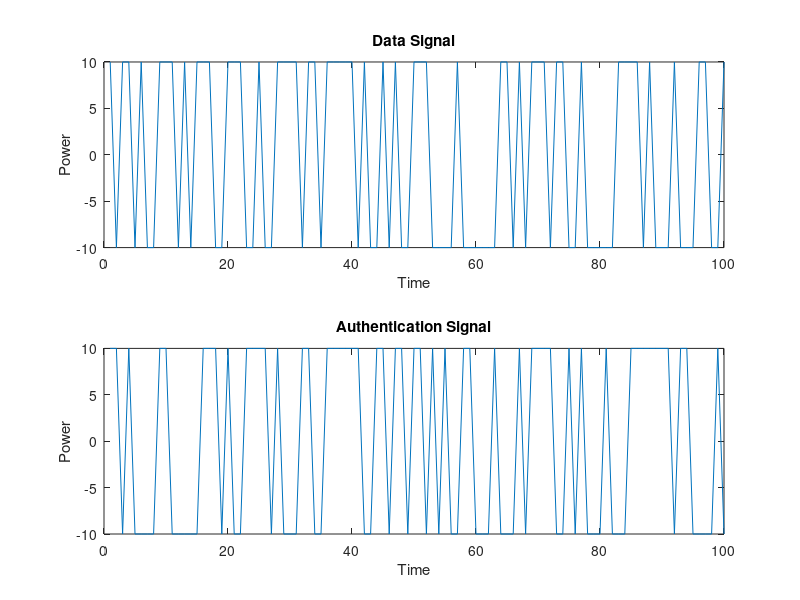
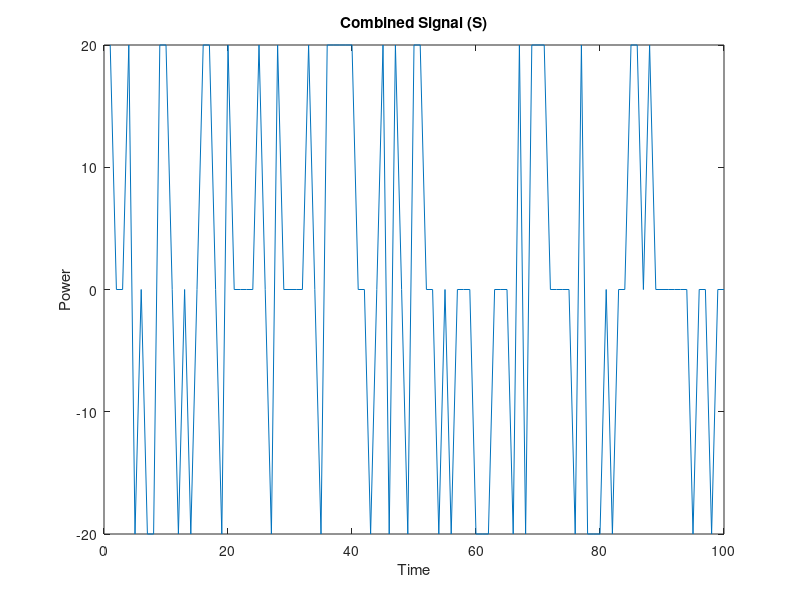

These figures' MATLAB source, in order:
n_round = 50; % Number of simulation rounds
% Over class of Bluetooth, we have the following:
% Class 1 = 20 dB in power and expected distance of 100 m.
% Here, we establish an avg range in which to send 10 dB of 50 m.,
% according to Bluetooth class 1

% Definition of SNR
SNR_min = 10; % Minimum SNR in dB
SNR_max = 30; % Maximum SNR in dB
SNR_step = 1; % SNR step size
SNR = SNR_min:SNR_step:SNR_max;
power = 10.^(SNR/10);

% Define signal parameters
signal_length = 100; % Length of the signals
% Determine min and max power (over range of Bluetooth and its bounds)
% Ideally, between avg value (-20; 20) is for all Bluetooth
power_X = -10; % Power for bit 0
power_Y = 10; % Power for bit 1

% Initialize signals
data_signal = zeros(1, signal_length);
authentication_signal = zeros(1, signal_length);

% Generate data signal
bit_sequence = randi([0, 1], 1, signal_length); % Generate random bit sequence
for i = 1:signal_length
    if bit_sequence(i) == 1
        data_signal(i) = power_Y;
    else
        data_signal(i) = power_X;
    end
end

% Generate authentication signal
bit_sequence = randi([0, 1], 1, signal_length); % Generate random bit sequence
for i = 1:signal_length
    if bit_sequence(i) == 1
        authentication_signal(i) = power_Y;
    else
        authentication_signal(i) = power_X;
    end
end

% Plot signals
figure;
subplot(2, 1, 1);
plot(data_signal);
title('Data Signal');
xlabel('Time'); % assuming we send a bit each second
ylabel('Power');

subplot(2, 1, 2);
plot(authentication_signal);
title('Authentication Signal');
xlabel('Time');
ylabel('Power');

% Definition of simulation parameters
% Distance = max. 50 m. with step 1 (from 1 to 50)
% FA rate = increasing rate
% MD rate = increasing rate

% When FA increases, MD decreases
% Conversely, when FA decreases, MD increases
% FA is important but slightly less than MD
% The second one allows to find how many errors we do
% because false positives are slightly different problems

% Conventionally and looking at other sims, we find value to
% be beneath the decimal threshold

% Define simulation parameters
max_distance = 50; % Maximum distance in meters

% Initialize arrays to store target FA and MD rates
target_FA_rates = zeros(1, max_distance);
target_MD_rates = zeros(1, max_distance);

% Generate target FA and MD rates for each distance
for distance = 1:max_distance
    % Define ranges for FA rates
    min_FA_rate = 0.01; % Minimum FA rate
    max_FA_rate = 0.3; % Maximum FA rate
    
    % Define ranges for MD rates
    min_MD_rate = 0.1; % Minimum MD rate
    max_MD_rate = 0.5; % Maximum MD rate
    
    % Generate target MD and FA rates with increasing rate for each distance
    distance_increment = (max_MD_rate - min_MD_rate) / 50;
    target_MD_rates(distance) = min_MD_rate + (distance - 1) * distance_increment;
    target_FA_rates(distance) = min_FA_rate + (distance - 1) * distance_increment;
end

% Display the generated target FA and MD rates for the first distance
fprintf('Generated Target FA Rates for Distance:\n');
disp(target_FA_rates);

fprintf('Generated Target MD Rates for Distance:\n');
disp(target_MD_rates);

%% TODO - Trovare i relativi epsilon (punto medio FA)?

% Initialize signal S
S = zeros(1, signal_length);

% Combine signals bit by bit
for i = 1:signal_length
    % Combine bits from data_signal and authentication_signal
    S(i) = data_signal(i) + authentication_signal(i);
end

% Plot the combined signal (this is the sent signal)
figure;
plot(S);
title('Combined Signal (S)');
xlabel('Time');
ylabel('Power');

% Transformation of signal into real values

% % Convert combined signal S to real values
% S_real = 10.^(S/10);
% 
% % Interpolate the signal to generate a smoother curve
% t = 1:signal_length;
% t_interp = linspace(1, signal_length, 10*signal_length); % Increase resolution for interpolation
% S_interp = interp1(t, S, t_interp, 'spline');
% 
% % Plot the interpolated signal
% figure;
% plot(t_interp, S_interp);
% title('Sinusoidal Signal (Interpolated)');
% xlabel('Time');
% ylabel('Power');

% % Assuming center is 0 (given the signal is -10 and 10)
% center = 0;
% 
% % Initialize arrays to store BER values
% BER_data = zeros(max_distance, length(SNR));
% BER_auth = zeros(max_distance, length(SNR));
% 
% % Loop through each distance
% for j = 1:max_distance
%     % Loop through each SNR level
%     for k = 1:length(SNR)
% 
%         % Generate the transmitted signal
%         transmitted_signal = S;
%         % Generate the received signal by adding AWGN
%         received_signal = awgn(transmitted_signal, SNR(k));
%         
%         % Loop through each bit in the received signal
%         for i = 1:signal_length
%             % Decode the received signal
%             % Here, you would implement your decoding algorithm
%             
%         end
%     end
% end
% 
% % Calculate average BER values
% BER_data_avg = BER_data / N;
% BER_auth_avg = BER_auth / N;
% 
% % Plot BER values
% figure;
% subplot(2, 1, 1);
% surf(SNR, 1:max_distance, BER_data_avg');
% title('BER Data Signal');
% xlabel('SNR (dB)');
% ylabel('Distance');
% zlabel('BER');
% colorbar;
% 
% subplot(2, 1, 2);
% surf(SNR, 1:max_distance, BER_auth_avg');
% title('BER Authentication Signal');
% xlabel('SNR (dB)');
% ylabel('Distance');
% zlabel('BER');
% colorbar;
